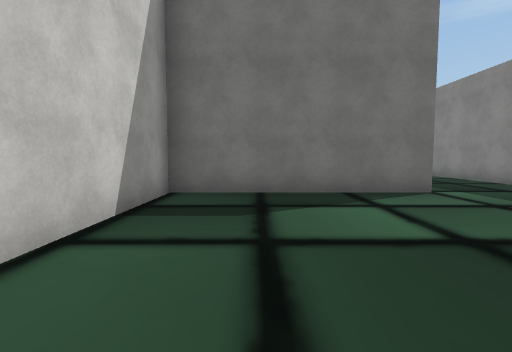
View 1 (above)

19 first-person views from a walk through a scene from a Unity 3-D project. The camera is 1.4 m above the floor, tilts 4° down and sees 85° across. The floor is counted in squares, 2 m on a side. Each view is taken from the middle of a square. On the plan, view 1 faces up. The plan holds only what a view shows up to about 9 squares ahead; the rest is blank. The player character is not drawn. Some surface patterns are stand-ins.

View 2
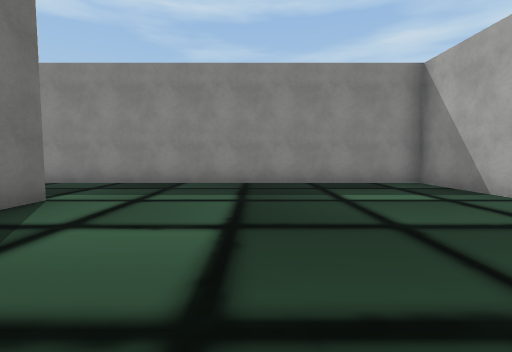

View 3
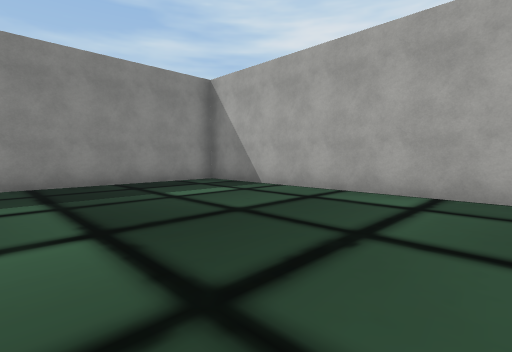

View 4
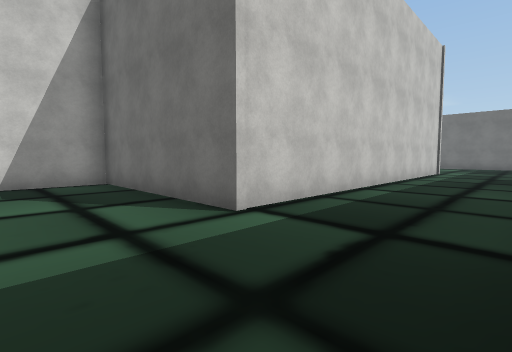

View 5
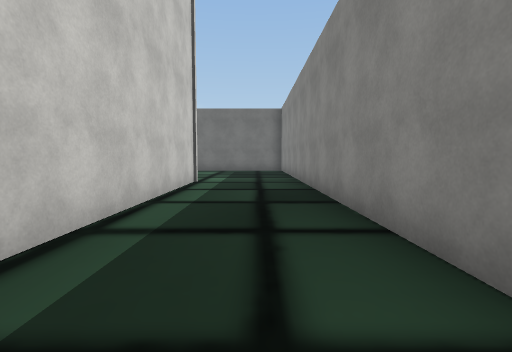

View 6
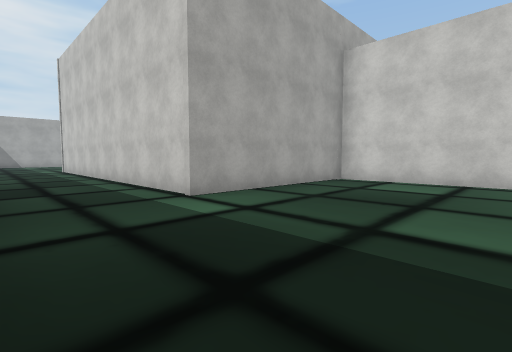

View 7
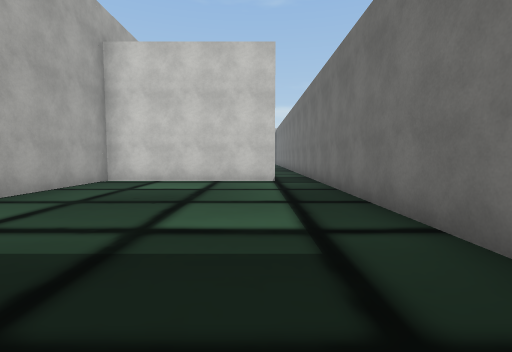

View 8
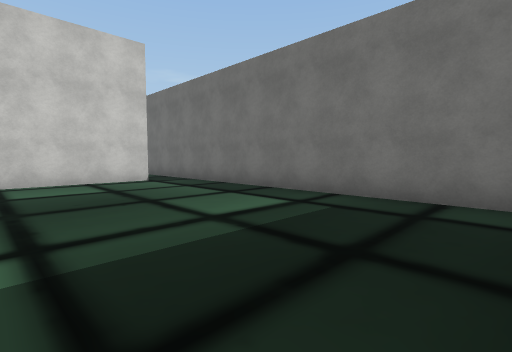

View 9
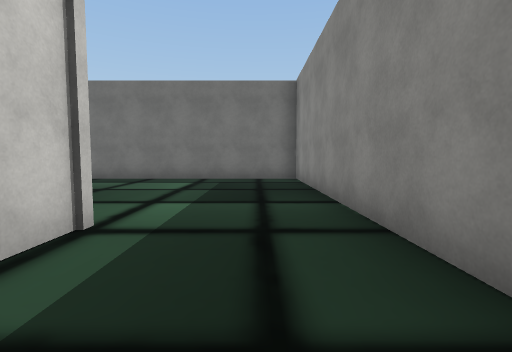

View 10
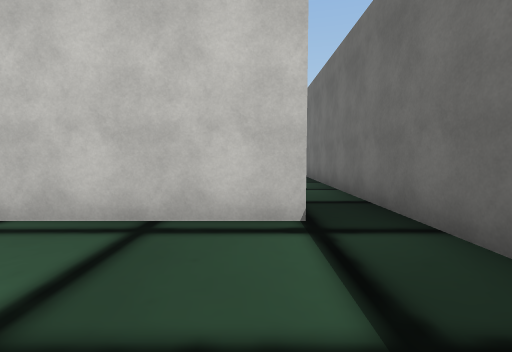

View 11
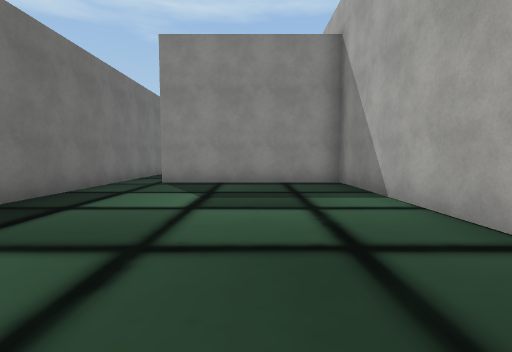

View 12
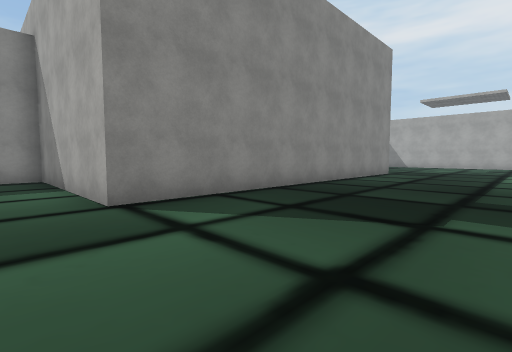

View 13
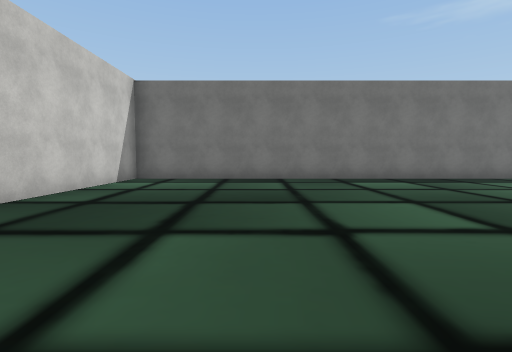

View 14
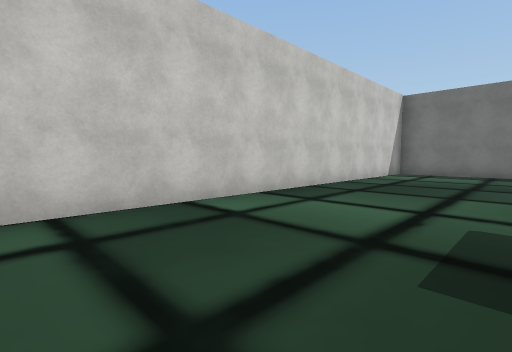

View 15
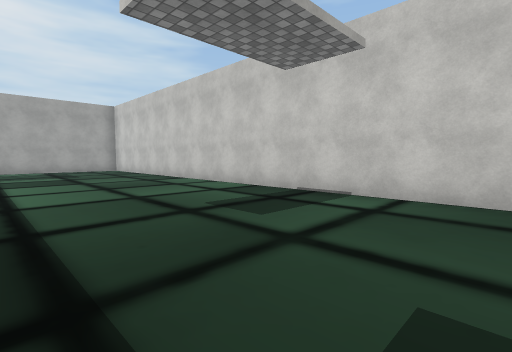

View 16
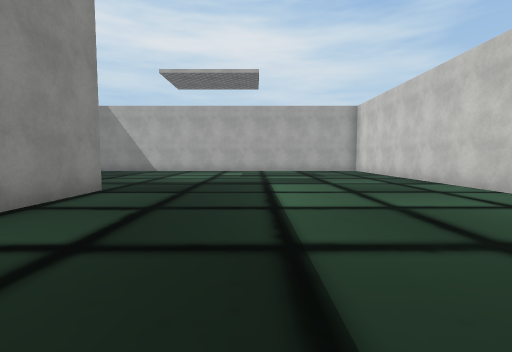

View 17
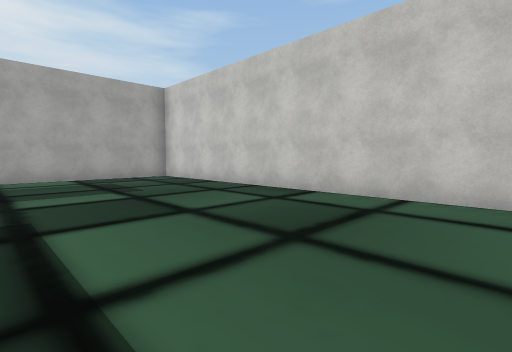

View 18
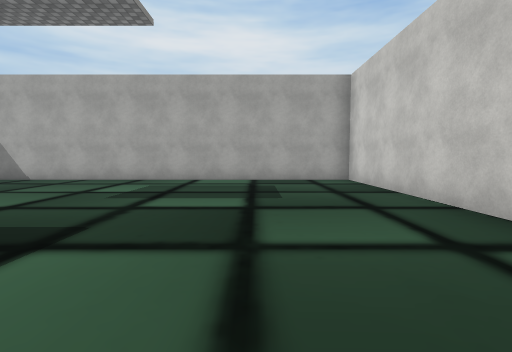

View 19
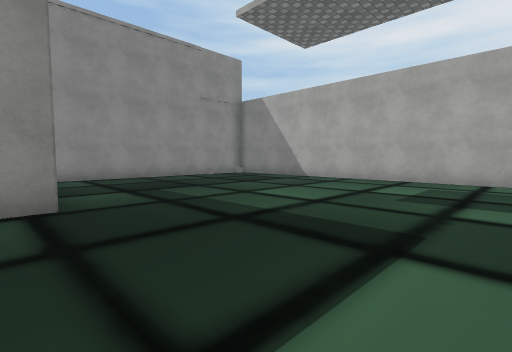

### Floor plan
Points are (right, up) in squares from view 1. A wall is a line through its corners. A room is listed if a view was taken in it or the views show most of it. See-through windows are left out.
Room 1 (views 1, 2, 3, 4, 5, 6, 7, 8, 9, 10)
walls: (-0.9, -2.3) (6.3, -2.3) (6.3, 21.8) (-1.4, 21.8); (-2, 20.6) (-2, 15.7) (3.3, 15.7) (3.3, 5.3) (-1.7, 5.3) (-1.7, 1.8)
ways out: opening at (-2, 21)
Room 2 (views 11, 12, 13, 14, 15, 16, 17, 18, 19)
walls: (-9.9, 5.2) (-9.9, 15.7) (-4.5, 15.7) (-4.5, 20.6); (-4.8, 2.4) (-4.8, 4.5); (-3.4, 21.8) (-17.8, 21.8) (-17.8, -2.3) (-7.4, -2.3)
ways out: opening at (-4, 21)

Where each view was taken, in squares from view 1:
view 1: 0 up, 0 right, facing up
view 2: 2 up, 1 left, facing right
view 3: 3 up, 1 left, facing down-right
view 4: 3 up, 6 right, facing up-left
view 5: 8 up, 5 right, facing up
view 6: 20 up, 6 right, facing down-left
view 7: 20 up, 6 right, facing left
view 8: 17 up, 6 right, facing up-left
view 9: 13 up, 5 right, facing up
view 10: 20 up, 1 right, facing left
view 11: 18 up, 12 left, facing right
view 12: 17 up, 14 left, facing down-right
view 13: 13 up, 14 left, facing up
view 14: 10 up, 14 left, facing up-left
view 15: 12 up, 13 left, facing down-left
view 16: 11 up, 13 left, facing down
view 17: 7 up, 13 left, facing down-left
view 18: 6 up, 15 left, facing down
view 19: 6 up, 14 left, facing down-right
